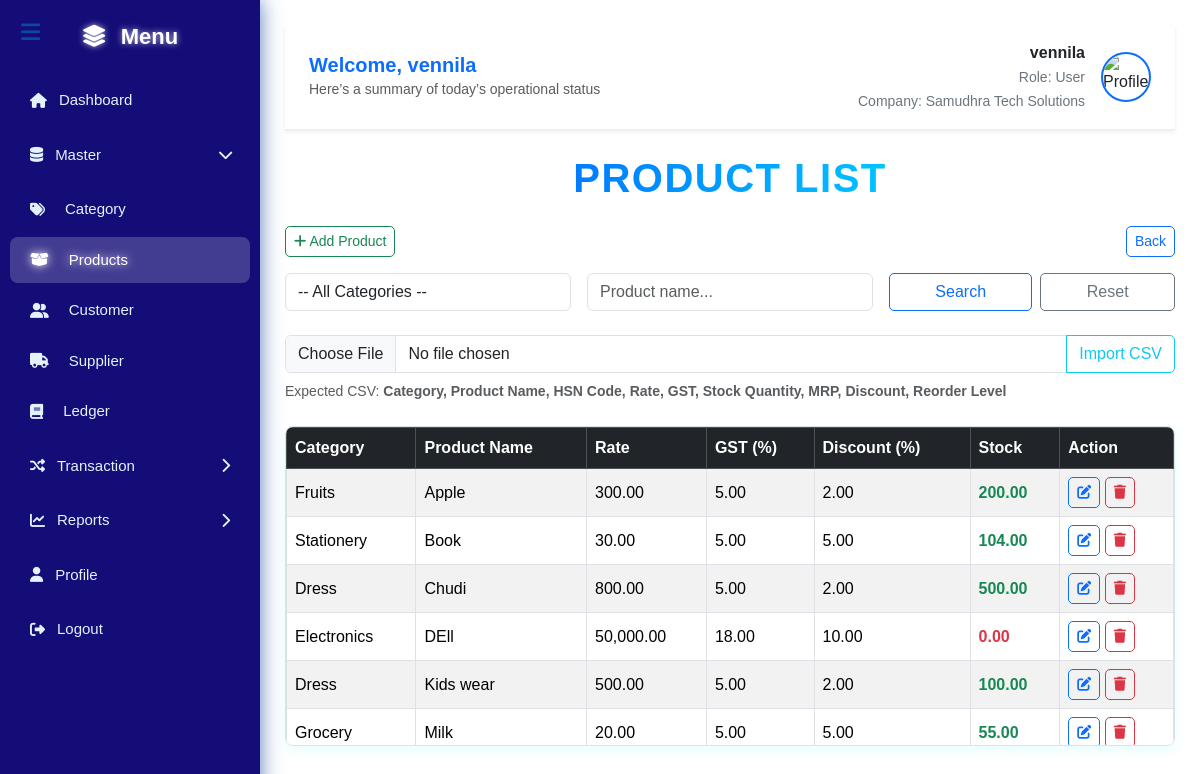
Page /products.php (signed in) on the committed database.
### tables this page shows
CREATE TABLE `products` (
  `product_id` int(11) NOT NULL,
  `category_id` int(11) DEFAULT NULL,
  `product_name` varchar(100) DEFAULT NULL,
  `category` varchar(100) NOT NULL,
  `rate` decimal(10,2) DEFAULT NULL,
  `discount` decimal(5,2) DEFAULT 0.00,
  `gst` decimal(5,2) DEFAULT 0.00,
  `hsn_code` varchar(50) DEFAULT NULL,
  `stock_quantity` decimal(10,2) DEFAULT NULL,
  `mrp` decimal(10,2) DEFAULT NULL,
  `reorder_level` decimal(10,2) DEFAULT NULL
);

CREATE TABLE `categories` (
  `category_id` int(11) NOT NULL,
  `category_name` varchar(100) DEFAULT NULL
);

### products.php (the view, shortened to what this page needs)
<?php
require_once 'config.php';
include 'header.php';
function getCurrentStock($pdo, $product_name) {
    $stmt = $pdo->prepare("SELECT stock_quantity FROM products WHERE product_name = ?");
    $stmt->execute([$product_name]);
    return $stmt->fetchColumn();
}
$params = [];
$sql = "
    SELECT p.product_id, p.product_name, p.rate, p.discount, p.gst, p.stock_quantity, c.category_name
    FROM products p
    LEFT JOIN categories c ON p.category = c.category_name
";
$sql .= " ORDER BY p.product_name ASC";
$products = $pdo->prepare($sql);
$products->execute($params);
$products = $products->fetchAll(PDO::FETCH_ASSOC);
?>
<div class="text-center my-4">
    <h2 class="product-heading fw-bold">
        Product List
    </h2>
</div>
              <div class="mb-3 d-flex justify-content-between flex-wrap gap-2">
                <a href="add_product.php" class="btn btn-outline-success btn-sm btn-custom"><i class="fa fa-plus"></i> Add Product</a>
                <a href="category.php" class="btn btn-outline-primary btn-sm btn-custom">Back</a>
            </div>
            <form method="get" class="row g-3 mb-4">
                <div class="col-md-4">
                    <select name="category" class="form-select">
                        <option value="">-- All Categories --</option>
                    </select>
                </div>
                <div class="col-md-4">
                    <input type="text" name="product_name" value="<?= htmlspecialchars($_GET['product_name'] ?? '') ?>" class="form-control" placeholder="Product name...">
                </div>
                <div class="col-md-4 d-flex gap-2">
                    <button type="submit" class="btn btn-outline-primary btn-custom flex-fill">Search</button>
                    <a href="products.php" class="btn btn-outline-secondary btn-custom flex-fill">Reset</a>
                </div>
            </form>
            <form method="post" enctype="multipart/form-data" class="mb-4">
                <div class="input-group">
                    <input type="file" name="product_csv" accept=".csv" class="form-control" required onchange="showCSVHint(this)">
                    <button type="submit" class="btn btn-outline-info btn-custom">Import CSV</button>
                </div>
                <small class="text-muted mt-2 d-block" id="csv-hint">
                    Expected CSV: <b>Category, Product Name, HSN Code, Rate, GST, Stock Quantity, MRP, Discount, Reorder Level</b>
                </small>
            </form>
            <div class="table-wrapper">
                <table class="table table-bordered table-striped align-middle mb-0">
                    <thead class="table-dark">
                        <tr>
                            <th>Category</th>
                            <th>Product Name</th>
                            <th>Rate</th>
                            <th>GST (%)</th>
                            <th>Discount (%)</th>
                            <th>Stock</th>
                            <th>Action</th>
                        </tr>
                    </thead>
                    <tbody>
                        <?php if ($products): foreach ($products as $p):
                            $current_stock = getCurrentStock($pdo, $p['product_name']);
                        ?>
                            <tr>
                                <td><?= htmlspecialchars($p['category_name']) ?></td>
                                <td><?= htmlspecialchars($p['product_name']) ?></td>
                                <td><?= number_format($p['rate'], 2) ?></td>
                                <td><?= number_format($p['gst'], 2) ?></td>
                                <td><?= number_format($p['discount'], 2) ?></td>
                                <td class="<?= ($current_stock <= 0) ? 'text-danger fw-bold' : 'text-success fw-bold' ?>">
                                    <?= number_format($current_stock, 2) ?>
                                </td>
                                <td>
                                    <a href="edit_product.php?id=<?= $p['product_id'] ?>" class="btn btn-outline-primary btn-sm btn-custom"><i class="fa fa-edit"></i></a>
                                    <a href="delete_product.php?id=<?= $p['product_id'] ?>" class="btn btn-outline-danger btn-sm btn-custom" onclick="return confirm('Are you sure?');"><i class="fa fa-trash"></i></a>
                                </td>
                            </tr>
                        <?php endforeach; else: ?>
                            <tr><td colspan="7" class="text-center text-muted">No products found.</td></tr>
                        <?php endif; ?>
                    </tbody>
                </table>
            </div>
<?php include 'footer.php'; ?>

### header.php (shortened to what this page needs)
<?php
$name     = htmlspecialchars($_SESSION['user'] ?? 'User');
$role     = htmlspecialchars($_SESSION['role'] ?? 'User');
$company  = htmlspecialchars($_SESSION['company'] ?? 'N/A');
$gender   = strtolower($_SESSION['gender'] ?? 'female');
$profilePic = ($gender === 'female' || $gender === 'girl' || $gender === 'f') ?
    "https://cdn-icons-png.flaticon.com/512/4140/4140051.png" :
    "https://cdn-icons-png.flaticon.com/512/3135/3135715.png";
?>
<!DOCTYPE html>
<html lang="en">
<head>
  <link href="https://cdn.jsdelivr.net/npm/bootstrap@5.3.2/dist/css/bootstrap.min.css" rel="stylesheet">
  <link href="https://cdnjs.cloudflare.com/ajax/libs/font-awesome/6.5.0/css/all.min.css" rel="stylesheet">
</head>
<body>
<button class="toggle-btn" id="menuToggle"><i class="fa fa-bars"></i></button>
<div class="app-sidebar" id="sidebar">
  <div class="logo"><i class="fa-solid fa-layer-group me-2"></i> Menu</div>
  <ul class="nav flex-column">
    <li><a href="dashboard.php" class="nav-link"><i class="fa fa-home"></i> Dashboard</a></li>
    <li>
      <a href="#masterMenu" class="nav-link d-flex align-items-center" data-bs-toggle="collapse">
        <i class="fa fa-database"></i> Master <i class="fa fa-chevron-right rotate-icon"></i>
      </a>
      <ul class="collapse submenu" id="masterMenu">
          <li><a href="category.php" class="nav-link"><i class="fa fa-tags me-2"></i> Category</a></li>
    <li><a href="products.php" class="nav-link"><i class="fa fa-box-open me-2"></i> Products</a></li>
    <li><a href="customer.php" class="nav-link"><i class="fa fa-user-friends me-2"></i> Customer</a></li>
    <li><a href="insert_supplier.php" class="nav-link"><i class="fa fa-truck me-2"></i> Supplier</a></li>
    <li><a href="ledger.php" class="nav-link"><i class="fa fa-book me-2"></i> Ledger</a></li>
      </ul>
    </li>
    <li>
      <a href="#transactionMenu" class="nav-link d-flex align-items-center" data-bs-toggle="collapse">
        <i class="fa fa-random"></i> Transaction <i class="fa fa-chevron-right rotate-icon"></i>
      </a>
    </li>
    <li>
      <a href="#reportsMenu" class="nav-link d-flex align-items-center" data-bs-toggle="collapse">
        <i class="fa fa-chart-line"></i> Reports <i class="fa fa-chevron-right rotate-icon"></i>
      </a>
    </li>
    <li><a href="profile.php" class="nav-link"><i class="fa fa-user"></i> Profile</a></li>
    <li><a href="logout.php" class="nav-link "><i class="fa fa-sign-out-alt"></i> Logout</a></li>
  </ul>
</div>
<div class="main-content">
<div class="topbar shadow-sm bg-white d-flex justify-content-between align-items-center px-4 py-3 mb-4" style="border-bottom: 1px solid #eee;">
    <div>
        <h5 class="mb-0 fw-bold text-primary">Welcome, <?= $name ?></h5>
        <small class="text-muted">Here’s a summary of today’s operational status</small>
    </div>
    <div class="d-flex align-items-center">
        <div class="text-end me-3">
            <strong><?= $name ?></strong><br>
            <small class="text-secondary">Role: <?= $role ?></small><br>
            <small class="text-secondary">Company: <?= $company ?></small>
        </div>
        <img src="<?= $profilePic ?>" alt="Profile" class="rounded-circle border border-2 border-primary" width="50" height="50">
    </div>
</div>
</body>
</html>

### footer.php (shortened to what this page needs)
</body>
</html>

### header.php (style rules this page uses)
.app-sidebar { width: 260px; height: 100vh; background: #140d77; color: white; position: fixed; top: 0; left: 0; overflow-y: auto; transition: all 0.4s ease; box-shadow: 0 0 20px rgba(13, 71, 161, 0.7); z-index: 1000; }
.app-sidebar .logo { font-size: 22px; font-weight: bold; text-align: center; margin: 20px 0; color: white; text-shadow: 0px 0px 6px rgba(255,255,255,0.7); }
.app-sidebar ul { list-style: none; padding: 0; margin: 0; }
.app-sidebar .nav-link { color: #e3f2fd; padding: 12px 20px; display: flex; align-items: center; gap: 12px; font-size: 15px; font-weight: 500; text-decoration: none; transition: all 0.3s ease; border-radius: 8px; margin: 4px 10px; }
.app-sidebar .nav-link:hover, .app-sidebar .nav-link.active { background: rgba(255, 255, 255, 0.2); color: #fff; text-shadow: 0px 0px 10px rgba(255,255,255,1); }
.submenu { padding-left: 20px; max-height: 0; overflow: hidden; transition: max-height 0.4s ease; }
.submenu.show { max-height: 500px; }
.rotate-icon { margin-left: auto; transition: transform 0.3s ease; }
[aria-expanded="true"] .rotate-icon { transform: rotate(90deg); }
.main-content { margin-left: 260px; padding: 25px; transition: all 0.4s ease; }
.toggle-btn { background: transparent; border: none; color: #0d47a1; font-size: 22px; position: fixed; top: 15px; left: 15px; z-index: 1100; cursor: pointer; }

### products.php (style rules this page uses)
.table-wrapper { max-height: 320px; overflow-y: auto; border: 1px solid #dee2e6; border-radius: 8px; background: #fff; box-shadow: 0 4px 12px rgba(0, 255, 255, 0.1); animation: fadeIn 1s ease-in; }
.table thead { position: sticky; top: 0; background: #343a40; color: #fff; }
.btn-custom { border-radius: 5px; transition: all 0.3s ease; }
.form-select { background: #fff !important; }
.product-heading { font-size: 2.5rem; font-weight: 700; text-transform: uppercase; background: linear-gradient(90deg, #007bff, #00c3ff, #007bff); -webkit-background-clip: text; -webkit-text-fill-color: transparent; background-size: 200%; letter-spacing: 1.5px; animation: textShine 4s ease-in-out infinite, fadeSlideIn 1s ease forwards; display: inline-block; margin: 0 auto; }

### rows in the picture
products: categories.category_name "Fruits", product_name "Apple", rate "300.00", gst "5.00", discount "2.00", current_stock "200.00"
products: category.category_name "Stationery", product_name "Book", rate "30.00", gst "5.00", discount "5.00", current_stock "104.00"
products: categories.category_name "Dress", product_name "Chudi", rate "800.00", gst "5.00", discount "2.00", current_stock "500.00"
products: category.category_name "Electronics", product_name "DEll", rate "50,000.00", gst "18.00", discount "10.00", current_stock "0.00"
products: categories.category_name "Dress", product_name "Kids wear", rate "500.00", gst "5.00", discount "2.00", current_stock "100.00"
products: categories.category_name "Grocery", product_name "Milk", rate "20.00", gst "5.00", discount "5.00", current_stock "55.00"

### other values in the picture
$name "vennila"
$role "User"
$company "Samudhra Tech Solutions"
